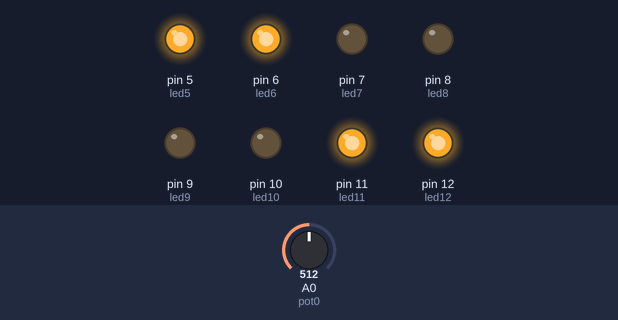
Simulated run of this sketch. Board: Arduino Uno, built with avr-gcc and run on an emulated ATmega328P. Shown: output pins drawn as LEDs (lit = HIGH). The test bench sets the inputs (shaded band); at power-on: A0 (pot0) = 512.

Above: at 6.9 s.
7.0 s: A0 (pot0) set to 0
At 13.1 s:
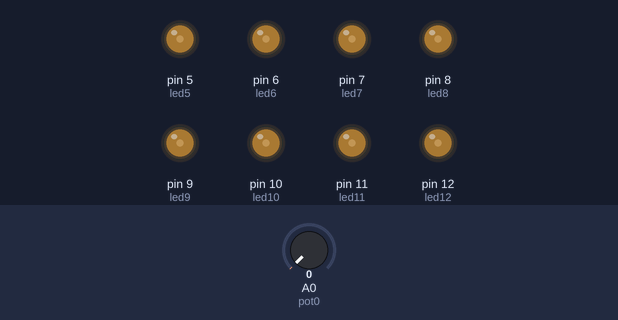
13.9 s: A0 (pot0) set to 122
At 14.2 s:
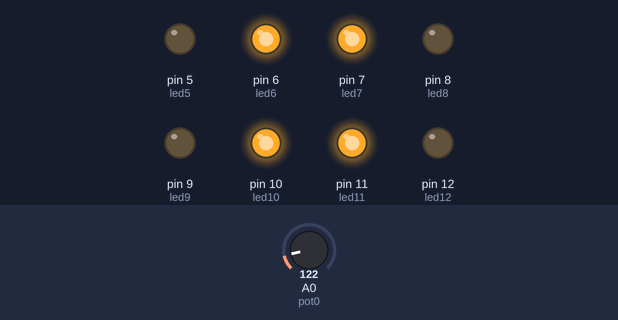
At 14.57 s:
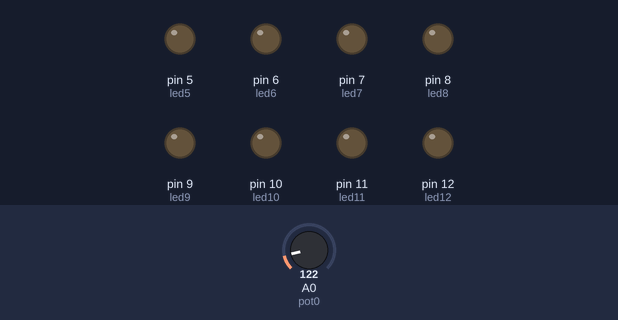
Timing chart, 0 to 26.8 s (numbered marks = the images above; inputs shaded):
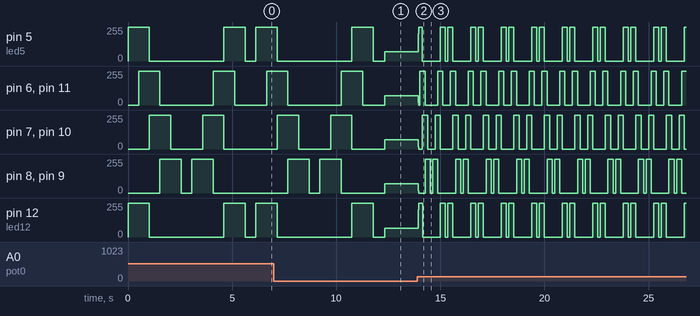

The sketch:

Velocitat_de_8_LEDs_activitat_2.ino
```cpp
/**********************************************************************************
**                                                                               **
**                              Velocitat de 8 LEDs                              **
**                                                                               **
** Joan Josep Moreno Martí                                                       **
**********************************************************************************/
//********** Includes *************************************************************
//********** Variables ************************************************************
const int led12 = 12;
const int led11 = 11;
const int led10 = 10;
const int led9 = 9;
const int led8 = 8;
const int led7 = 7;
const int led6 = 6;
const int led5 = 5;
const int pot0 = A0;
int valPot0;
int tempo = 20;
//********** Setup ****************************************************************
void setup()
{
  pinMode(led5, OUTPUT);
  pinMode(led6, OUTPUT);
  pinMode(led7, OUTPUT);
  pinMode(led8, OUTPUT);
  pinMode(led9, OUTPUT);
  pinMode(led10, OUTPUT);
  pinMode(led11, OUTPUT);
  pinMode(led12, OUTPUT);
  pinMode(pot0, INPUT);
}
//********** Loop *****************************************************************
void loop()
{
  valPot0 = analogRead(pot0);   // llegir valor del potenciòmetre
  tempo = valPot0;     // actualitzar velocitat amb el valor del potenciòmetre
  digitalWrite(led5, HIGH);
  digitalWrite(led6, LOW);    //1
  digitalWrite(led7, LOW);
  digitalWrite(led8, LOW);
  digitalWrite(led9, LOW);
  digitalWrite(led10, LOW);
  digitalWrite(led11, LOW);
  digitalWrite(led12, HIGH);
  delay(tempo);
  digitalWrite(led5, HIGH);
  digitalWrite(led6, HIGH);    //2
  digitalWrite(led7, LOW);
  digitalWrite(led8, LOW);
  digitalWrite(led9, LOW);
  digitalWrite(led10, LOW);
  digitalWrite(led11, HIGH);
  digitalWrite(led12, HIGH);
  delay(tempo);
  digitalWrite(led5, LOW);
  digitalWrite(led6, HIGH);
  digitalWrite(led7, HIGH);    //3
  digitalWrite(led8, LOW);
  digitalWrite(led9, LOW);
  digitalWrite(led10, HIGH);
  digitalWrite(led11, HIGH);
  digitalWrite(led12, LOW);
  delay(tempo);
  digitalWrite(led5, LOW);
  digitalWrite(led6, LOW);    //4
  digitalWrite(led7, HIGH);
  digitalWrite(led8, HIGH);
  digitalWrite(led9, HIGH);
  digitalWrite(led10, HIGH);
  digitalWrite(led11, LOW);
  digitalWrite(led12, LOW);
  delay(tempo);
  digitalWrite(led5, LOW);
  digitalWrite(led6, LOW);
  digitalWrite(led7, LOW);    //5
  digitalWrite(led8, HIGH);
  digitalWrite(led9, HIGH);
  digitalWrite(led10, LOW);
  digitalWrite(led11, LOW);
  digitalWrite(led12, LOW);
  delay(tempo);
  digitalWrite(led5, LOW);
  digitalWrite(led6, LOW);
  digitalWrite(led7, LOW);    //6
  digitalWrite(led8, LOW);
  digitalWrite(led9, LOW);
  digitalWrite(led10, LOW);
  digitalWrite(led11, LOW);
  digitalWrite(led12, LOW);
  delay(tempo);
  digitalWrite(led5, LOW);
  digitalWrite(led6, LOW);
  digitalWrite(led7, LOW);    //7
  digitalWrite(led8, HIGH);
  digitalWrite(led9, HIGH);
  digitalWrite(led10, LOW);
  digitalWrite(led11, LOW);
  digitalWrite(led12, LOW);
  delay(tempo);
  digitalWrite(led5, LOW);
  digitalWrite(led6, LOW);
  digitalWrite(led7, HIGH);    //8
  digitalWrite(led8, HIGH);
  digitalWrite(led9, HIGH);
  digitalWrite(led10, HIGH);
  digitalWrite(led11, LOW);
  digitalWrite(led12, LOW);
  delay(tempo);
  digitalWrite(led5, LOW);
  digitalWrite(led6, HIGH);    //9
  digitalWrite(led7, HIGH);
  digitalWrite(led8, LOW);
  digitalWrite(led9, LOW);
  digitalWrite(led10, HIGH);
  digitalWrite(led11, HIGH);
  digitalWrite(led12, LOW);
  delay(tempo);
  digitalWrite(led5, HIGH);
  digitalWrite(led6, HIGH);
  digitalWrite(led7, LOW);    //10
  digitalWrite(led8, LOW);
  digitalWrite(led9, LOW);
  digitalWrite(led10, LOW);
  digitalWrite(led11, HIGH);
  digitalWrite(led12, HIGH);
  delay(tempo);
  digitalWrite(led5, HIGH);
  digitalWrite(led6, LOW);    //11
  digitalWrite(led7, LOW);
  digitalWrite(led8, LOW);
  digitalWrite(led9, LOW);
  digitalWrite(led10, LOW);
  digitalWrite(led11, LOW);
  digitalWrite(led12, HIGH);
  delay(tempo);
  digitalWrite(led5, LOW);
  digitalWrite(led6, LOW);
  digitalWrite(led7, LOW);    //12
  digitalWrite(led8, LOW);
  digitalWrite(led10, LOW);
  digitalWrite(led11, LOW);
  digitalWrite(led12, LOW);
  delay(tempo);
          }
//********** Funcions *************************************************************
```

Measured:
- after the input at 13.9 s, pin 5 (led5): 69/255 → 206/255 at once, then moves between 0/255 and 255/255, repeating every 1.5 s; pin 12 (led12): 66/255 → 206/255 at once, then moves between 0/255 and 255/255, repeating every 1.5 s
